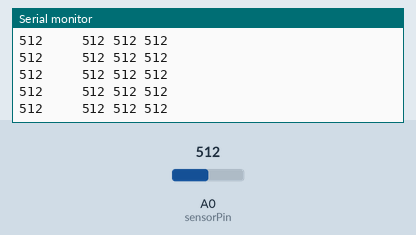
This sketch was run on a simulated Arduino Uno, built with avr-gcc and run on an emulated ATmega328P. On the bench: the last lines printed to the serial monitor. The test bench sets the inputs (shaded band); at power-on: A0 (sensorPin) = 512.

Above: at 2.7 s.
2.8 s: A0 (sensorPin) set to 108
At 3.04 s:
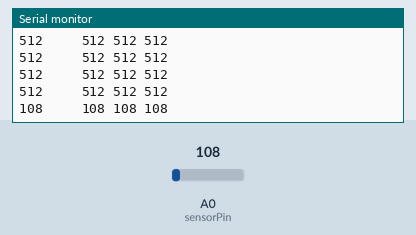
4.3 s: A0 (sensorPin) set to 95
At 4.35 s:
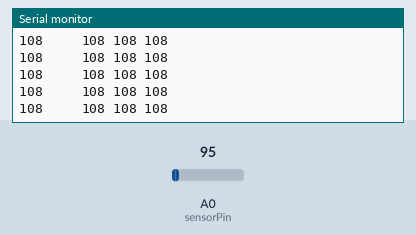
Timing chart, 0 to 7.3 s (numbered marks = the images above; inputs shaded):
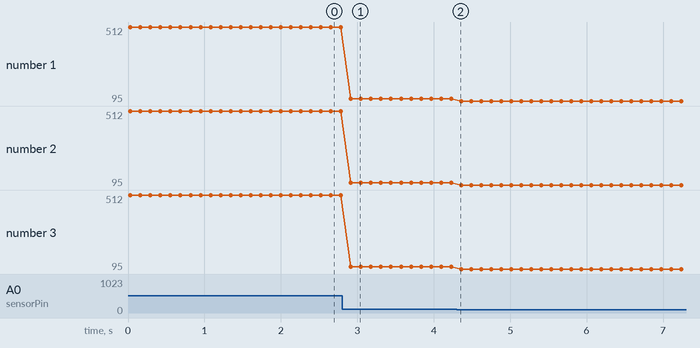

Measured:
- after the input at 2.8 s, the serial monitor: prints a new line after 0.12 s (image 1)
- plotted number 1: 512 → 108 after the input at 2.8 s, 108 → 95 after the input at 4.3 s
- plotted number 2: 512 → 108 after the input at 2.8 s, 108 → 95 after the input at 4.3 s
- plotted number 3: 512 → 108 after the input at 2.8 s, 108 → 95 after the input at 4.3 s

The sketch:

LDR.Test.ino
```cpp
// PIN veriable
//
// LDR Sensor
int sensorPin = A0;

//------------------------------------------------------------------------------

// Defined veriable
//
// LDR Sensor
int sensorValue = 0;

int sensorInputred = 0;
int sensorInputgreen = 0;
int sensorInputblue = 0;

//------------------------------------------------------------------------------

// Defined Functions
//

//------------------------------------------------------------------------------

//Inital Program Setup
//
void setup() {
// Start serial monitor
  Serial.begin(9600);
}

//------------------------------------------------------------------------------

// Main Program Loop
void loop() {

// Read Value from LDR Sensor
  sensorValue = analogRead(sensorPin);

// Set sensorInputred from sensorPin
  sensorInputred = analogRead(sensorPin);
  delay(10);

// Set sensorInputgreen from sensorPin
  sensorInputgreen = analogRead(sensorPin);
  delay(10);

// Set sensorInputblue from sensorPin
  sensorInputblue = analogRead(sensorPin);
  delay(10);


// print Percentage to serial monitor
  Serial.print(sensorValue);
  Serial.print("     ");
  Serial.print(sensorInputred);
  Serial.print(" ");
  Serial.print(sensorInputgreen);
  Serial.print(" ");
  Serial.print(sensorInputblue);
  Serial.println("");


// delay loop
  delay(100);

}
```
